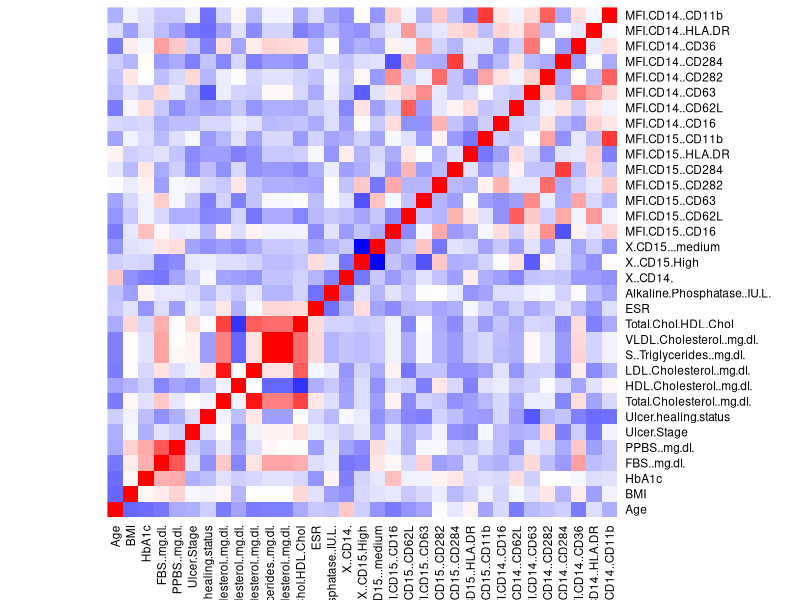
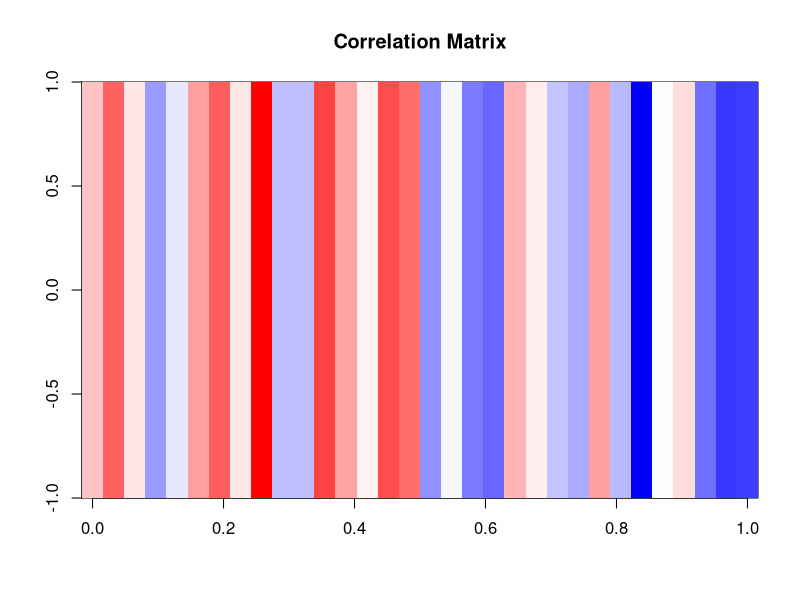

Reproduce these figures in R, in order.
## ---- chunk 1
library(stats)
library(dplyr)
library(knitr)
library(kableExtra)
## ---- chunk 2
Data <- read.csv('Clinical and Immuno_Data.csv') # to let user choose file - "file.choose(), header = T, row.names = 1" within read.csv()
## ---- chunk 3
kable(head(Data)) %>% kable_styling("striped") %>% scroll_box(width = "100%")
dim(Data)
names(Data)
## ---- chunk 4
kable(summary(Data)) %>% kable_styling("striped") %>% scroll_box(width = "100%")
str(Data)
## ---- chunk 5
Data_std <- Data[]
Data_std[,-c(1,7,8)] <- scale(Data_std[,-c(1,7,8)])

## ---- chunk 6
kable(Data_std) %>% kable_styling("striped") %>% scroll_box(width = "100%", height = '500px')
## ---- chunk 7
#plot(Data) # Don't give anything significant since the no of variable is large.
## ---- chunk 8
cor_matrix <- cor(Data_std[,-c(1)])
cor_matrix
## ---- chunk 9
heatmap(cor_matrix,
        Rowv = NA,
        Colv = NA,
        col = colorRampPalette(c("blue", "white", "red"))(100),
        scale = "none",
        margins = c(5, 5))
## ---- chunk 10
cor_w_healing <- cor(Data_std[,-c(1,8)],Data_std[,8])
cor_w_healing
## ---- chunk 11

image(cor_w_healing,
      col = colorRampPalette(c("blue", "white", "red"))(100),
      xlab = "",
      ylab = "",
      main = "Correlation Matrix")
## ---- chunk 12
missing_row <- which(rowSums(is.na(Data))>0)

if(length(missing_row) > 0){
  print("The Data has some rows with missing values")
  kable(Data[missing_row,]) %>% kable_styling("striped") %>% scroll_box(width = "100%")
} else {
  print("There is no missing data in the Dataframe")
}
